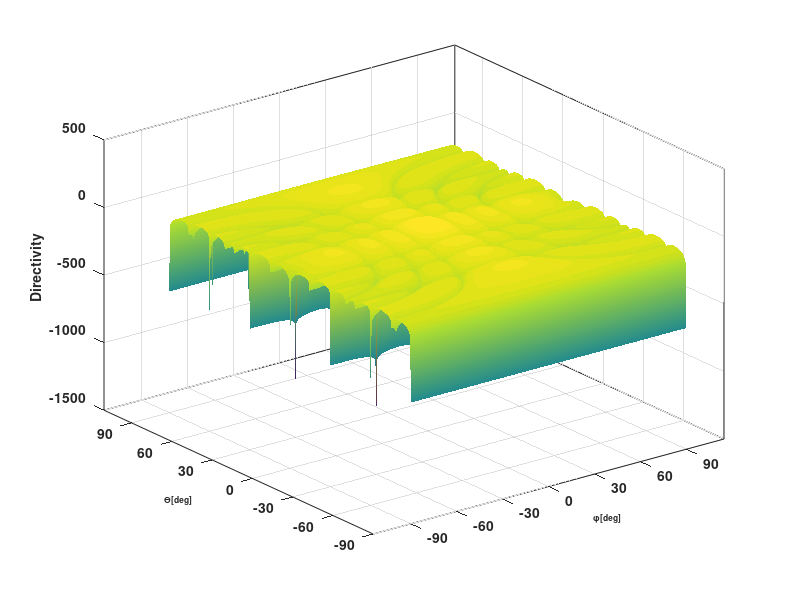

Write the MATLAB code that produced this figure.
clear
clc
%Balanis Chapter 6 formulas 3rd edition
%Array factor of planar arrays
j=sqrt(-1);
M=361; %Angle resolution
k=2*pi; %wavenumber
theta=linspace(0,pi,M);
phi=linspace(-pi/2,pi/2,M);
[THETA,PHI]=meshgrid(theta,phi);
dtheta=pi/M;
dphi=pi/M;
%Planar Array variables
My=8; 
Nz=8;
dy=0.5; %Interelement spacing in y
dz=0.5; %Interelement spacing in z
deltay=0; %Steering angle in phi
deltaz=0; %Steering angle in theta
%Array factor
psiy=(-k*dy*sin(THETA).*sin(PHI))+deltay;
psiz=(-k*dz*cos(THETA))+ deltaz;
AFy=0;
AFz=0;
for m=1:My
    AFy= AFy+ exp(j*(m-1)*psiy);
end
for n=1:Nz
    AFz=AFz+ exp(j*(n-1)*psiz);
end
AF=AFy.*AFz;
AFmag=abs(AF);
%Directivity
Utheta=AFmag.^2;
Prad=sum(sum(Utheta.*sin(THETA)*dtheta*dphi));
D=4*pi*Utheta/Prad;
dBd=20.*log10(D);
%Directivity Plot
% figure;
surf(PHI,THETA,dBd);
shading interp;
colormap('default');
xlabel('\phi[deg]','Fontsize',6);
set(gca,'XTick',-pi/2:pi/6:pi/2);
set(gca,'XTickLabel',{'-90','-60','-30','0','30','60','90'},'Fontsize',10,'fontweight','bold','box','on');
ylabel('\Theta[deg]','Fontsize',6);
set(gca,'YTick',0:pi/6:pi);
set(gca,'YTickLabel',{'-90','-60','-30','0','30','60','90'},'Fontsize',10,'fontweight','bold','box','on');
zlabel('Directivity',"FontSize",10)